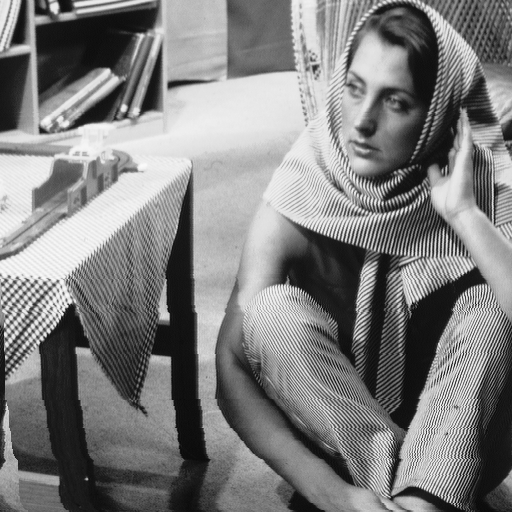
#> input picture src/barbara_gray.bmp, 512 x 512 px
$ jupyter execute Transformation.ipynb
#> lines starting #> are read from the running program, lines starting #| are printed output that depends on the picture
[cell 1]
import numpy as np
class Transfromations:
    trans_mat       = None
    trans_mat_inv   = None

    def __init__(self) -> None:
        pass

    def similarity(self, theta=0, tx=0, ty=0, s=1):
        theta = np.pi * theta / 180
        self.trans_mat = np.array([
            [s*np.cos(theta),   -s* np.sin(theta) ,        tx],
            [s*np.sin(theta),   s* np.cos(theta),          ty],
            [0,                 0,                          1]
        ])
        self.inv_matrix()
        return

    def isometric(self, theta=0, tx=0, ty=0, ep=1):
        theta = np.pi * theta / 180
        self.trans_mat = np.array([
            [ep*np.cos(theta), -1 * np.sin(theta) , tx],
            [ep*np.sin(theta), np.cos(theta), ty],
            [0, 0, 1]
        ])
        self.inv_matrix()
        return

    def affinity(self, theta=0, phi=0, lambda1=1, lambda2=1, tx=0, ty=0):
        D = np.array([
            [lambda1, 0],
            [0, lambda2]
        ])
        A = self.R(theta) @ self.R(-phi) @ D @ self.R(phi)
        self.trans_mat = np.array([
            [A[0][0], A[0][1], tx],
            [A[1][0], A[1][1], ty],
            [0,       0,        1]
        ])
        self.inv_matrix()
        return

    def R(self,angle):
        angle = np.pi * angle / 180
        R = np.array([
            [np.cos(angle), -1*np.sin(angle)],
            [np.sin(angle), np.cos(angle)]
        ])
        return R

    def projectivity(self, s=1, theta=0, tx=0, ty=0, v1=0, v2=0, v=0, K=[1,1,0,1]):
        theta = np.pi * theta / 180
        Hs = np.array([
            [s*np.cos(theta),   -s * np.sin(theta) ,        tx],
            [s*np.sin(theta),   s * np.cos(theta),          ty],
            [0,                 0,                          1]
        ])
        Ha = np.array([
            [K[0],K[1], 0],
            [K[2],K[3], 0],
            [0,   0,    1]
        ])
        Hp = np.array([
            [1 ,0,  0],
            [0 ,1,  0],
            [v1,v2, v]
        ])
        self.trans_mat = Hs @ Ha @ Hp
        self.inv_matrix()
        return

    def inv_matrix(self):
        self.trans_mat_inv = np.linalg.inv(self.trans_mat)
        return

    def transform_direct(self, point=None, points=None):
        if point is not None:
            point = self.trans_mat @ point
            point = [point[0]/point[2], point[1]/point[2], 1]
            return point
        return np.array([self.trans_mat @ point_ for point_ in points])

    def transform_reverse(self, point=None, points=None):
        if point is not None: return self.trans_mat_inv @ point
        return np.array([point_@self.trans_mat_inv for point_ in points])

[cell 2]
class Utitly:
    def interpolation(self, ref_point, points):
        x = ref_point[0]
        y = ref_point[1]
        x0 = int(x)
        y0 = int(y)
        x1 = x0 + 1
        y1 = y0 + 1

        dx = x - x0
        dy = y - y0

        interpolated_value = (1 - dx) * (1 - dy) * points[x0, y0] + \
                            dx * (1 - dy) * points[x1, y0] + \
                            (1 - dx) * dy * points[x0, y1] + \
                            dx * dy * points[x1, y1]

        return int(interpolated_value)
    def rectangle(self, x=0, y=0, width=1, length=1, step=.1, cetner=False):
#> called with x = 2, y = 3, width = 10, length = 20, step = 0.1, cetner = False
        if cetner:
            x = -1*int(width/2)
            y = -1*int(length/2)
        step_inv = int(1 / step)
        vertices = [(x, y), (x + width, y), (x + width, y + length), (x, y + length)]
        # Generate the points along the edges of the square
        points = []
        for i in range(len(vertices)):
            x1, y1 = vertices[i]
            x2, y2 = vertices[(i + 1) % len(vertices)]
            if x1 == x2:  # Vertical edge
                points.extend([[x1, y * step, 1] for y in range(min(y1, y2)*step_inv, max(y1, y2)*step_inv + 1, 1)])
            else:  # Horizontal edge
                points.extend([[x * step, y1, 1] for x in range(min(x1, x2)*step_inv, max(x1, x2)*step_inv + 1, 1)])
        # Separate the x and y coordinates
        x_coords, y_coords, _ = zip(*points)
        return points, x_coords, y_coords

[cell 3]
import cv2
import matplotlib.pyplot as plt
class ImageTransformation(Transfromations):
    src = None
    interpolation = None
    def __init__(self, src) -> None:
        self.src = src
        self.interpolation = Utitly().interpolation

    def transform(self, xsize_coe=1, ysize_coe=1):
        im = cv2.imread(self.src, cv2.IMREAD_GRAYSCALE)
        xsize, ysize = xsize_coe*im.shape[0], ysize_coe*im.shape[1]
        offset=2
        im=cv2.copyMakeBorder(im,offset,offset,offset,offset,cv2.BORDER_CONSTANT,value=0)
        new_img = []
        for i in range(xsize):
            for j in range(ysize):
                ref_point = self.transform_reverse(point=[i,j,1])
                if -1<ref_point[0]<im.shape[0]-1 and -1<ref_point[1]<im.shape[1]-1:
                    grayInterpolation=self.interpolation(ref_point,im)
                    new_img.append([i,j, grayInterpolation])
                else: new_img.append([i,j,0])
        new_img = np.asarray(new_img)
        X, Y, C = zip(*new_img)
        result_matrix = np.zeros((xsize, ysize))
        result_matrix[X, Y] = C
        plt.imshow(result_matrix, cmap='gray', vmin=0, vmax=255)
        plt.show()
        return result_matrix

[cell 4]
trans = Transfromations()

fig, ax = plt.subplots()

angles = [0, 45, 90, 120, 180, 225, 270, 315, 360]

points, x_coords, y_coords = Utitly().rectangle(x=2, y=3, width=10, length=20, cetner=False)
ax.scatter(x_coords, y_coords, marker='.', color='b', zorder=10)

for angle in angles:
    trans.similarity(angle, tx=10, ty=10)
    points2= trans.transform_direct(point=None, points=points).tolist()
    x_coords2 , y_coords2, _ = zip(*points2)
    ax.scatter(x_coords2, y_coords2, marker='.', color='r')

# Set the axis limits
xlim = 10
ylim = 10
ax.set_xlim(min(x_coords) - xlim, max(x_coords) + xlim)
ax.set_ylim(min(y_coords) - ylim, max(y_coords) + ylim)
# Set the axis labels
ax.set_xlabel('X-axis')
ax.set_ylabel('Y-axis')
# Display the grid
ax.grid(True)
ax.axhline(y=0, color='k')
ax.axvline(x=0, color='k')
ax.set_aspect('equal', adjustable='box')
plt.show()
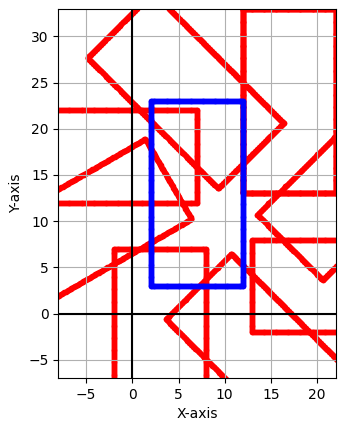
#> figure drawn by matplotlib, 1 panel

[cell 5]
tr = Transfromations()
tr.similarity(theta=0, tx=512, ty=512, s=1)
print(tr.trans_mat_inv)

[cell 6]
img_trans = ImageTransformation('../src/barbara_gray.bmp')
img_trans.similarity(45, s=1, tx=0, ty=0)
img_trans.transform(xsize_coe=1, ysize_coe=1)
#> in transform, im is the input picture: shape (512, 512); min 7, max 250, mean 126.6
#> in transform, `im=cv2.copyMakeBorder(im,offset,offset,offset,offset,cv2.BORDER_CONSTA..`:
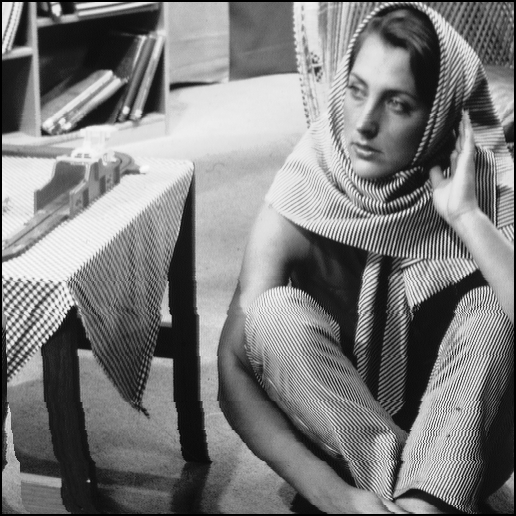
#> im: shape (516, 516); min 0, max 250, mean 124.6
#> the loop in transform, `for i in range(xsize):` made 512 passes
#> in transform, `result_matrix[X, Y] = C`:
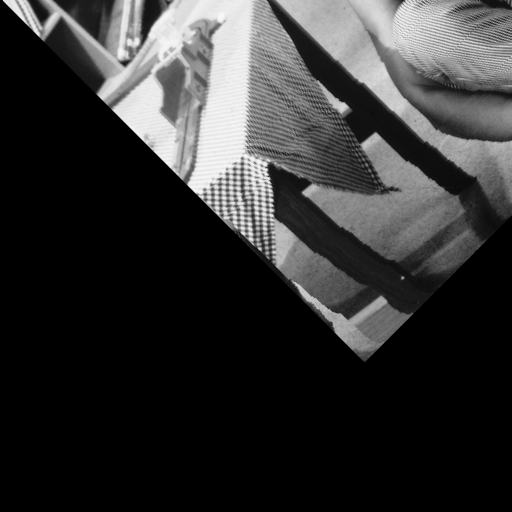
#> result_matrix: shape (512, 512) float64; min 0, max 249, mean 50.7

[cell 7]
img_trans = ImageTransformation('../src/barbara_gray.bmp')
img_trans.projectivity(s=1, theta=0, tx=0, ty=0, v1=.1, v2=.1, v=.001, K=[1,1,0,1])
img_trans.transform()
#> call 2 of transform, with xsize_coe = 1, ysize_coe = 1
#> in transform (call 2), `result_matrix[X, Y] = C`:
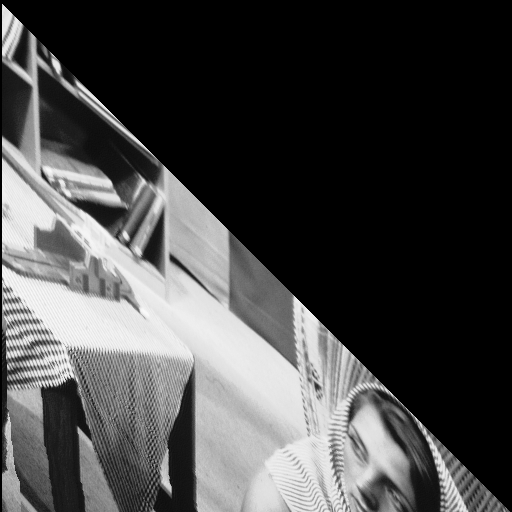
#> result_matrix: shape (512, 512) float64; min 0, max 250, mean 71.9
